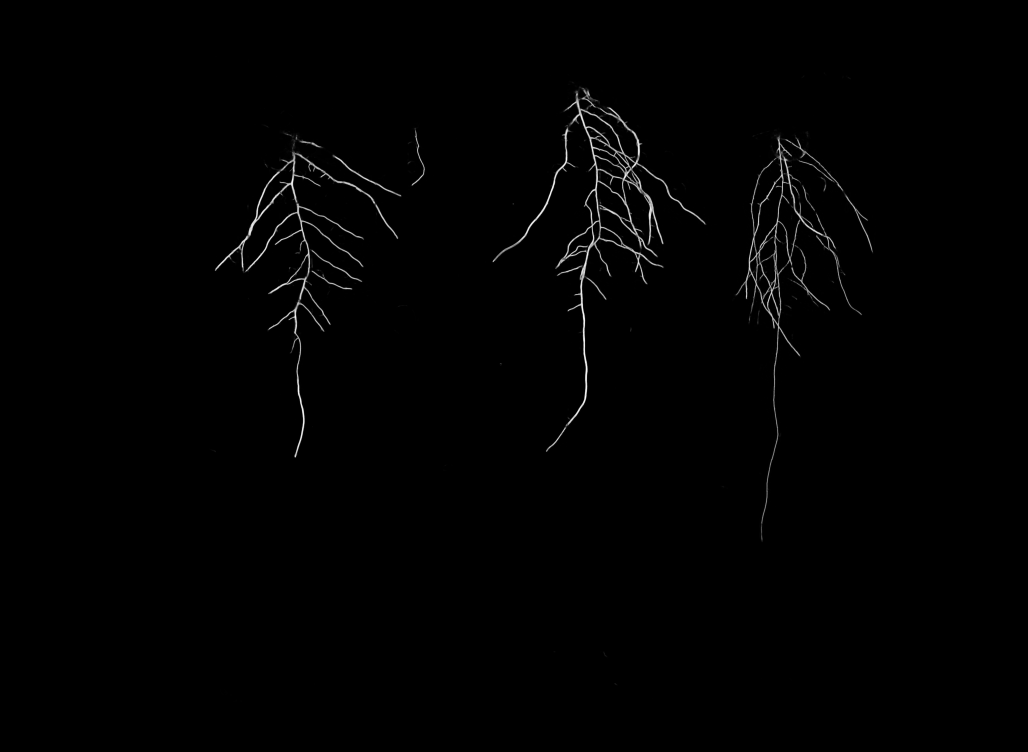
#> input picture Computer Vision Object Detection and Segmentation/Prediction Image.png, 4112 x 3006 px (shown at 1/4 size); its folder holds only this picture in this run
$ jupyter execute --allow-errors 'Root Length Calculator.ipynb'
#> lines starting #> are read from the running program, lines starting #| are printed output that depends on the picture; after the words box and inside, x2 and y2 are one past the last pixel; in counts of white or black regions, pixels touching at a corner belong together
#> further down, image is the input picture: shape (3006, 4112, 3); min 0, max 255, mean 1.8
[cell 1]
import numpy as np
import os
import glob
import random
import cv2
import matplotlib.pyplot as plt
import tensorflow as tf
import keras.backend as K

from sklearn.model_selection import train_test_split
from patchify import patchify, unpatchify
from skimage import morphology, img_as_bool, img_as_ubyte, color, io
from skimage.morphology import skeletonize
from skan import Skeleton, summarize, draw
from skan.csr import skeleton_to_csgraph
import networkx as nx

from tensorflow.keras.models import load_model
from tensorflow.keras.preprocessing.image import ImageDataGenerator, img_to_array
from tensorflow.keras.layers import Input, Conv2D, MaxPooling2D, UpSampling2D, concatenate, Conv2DTranspose, BatchNormalization, Dropout, Lambda

[cell 2]
def crop_petri_dish(image):

    if len(image.shape) > 2:
        gray_image = cv2.cvtColor(image, cv2.COLOR_BGR2GRAY)
    else:
        gray_image = image
    # apply Gaussian Blur to smooth the image
    blurred = cv2.GaussianBlur(gray_image, (9, 9), 0)
    # apply binary threshold
    _, thresh = cv2.threshold(blurred, 10, 255, cv2.THRESH_BINARY)
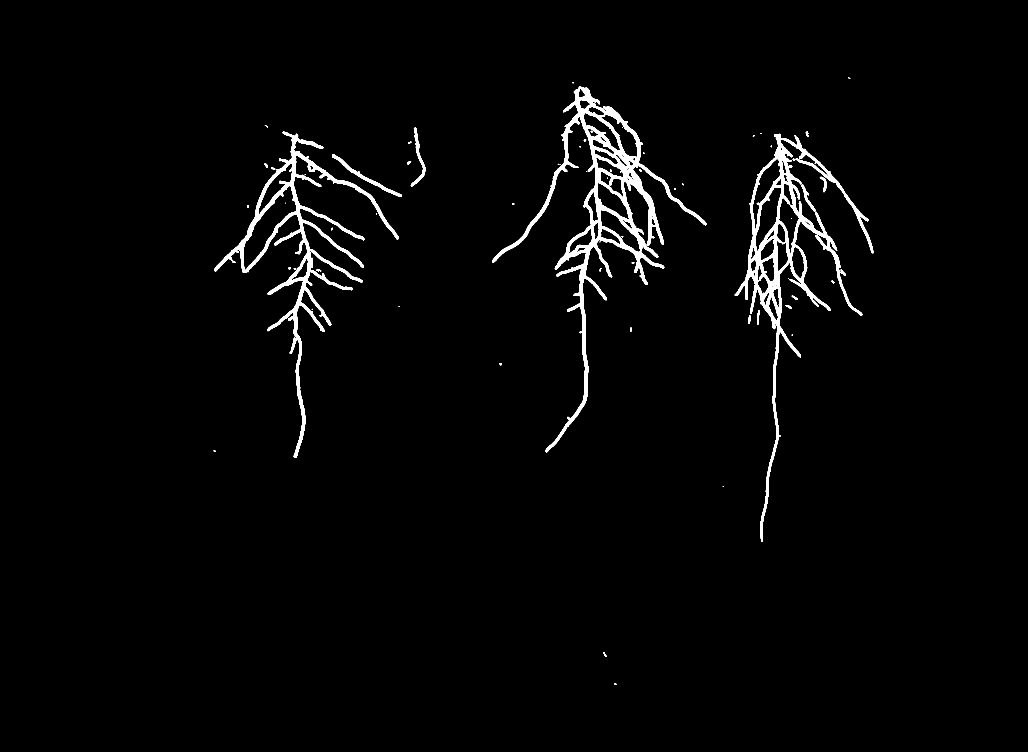
#> thresh: shape (3006, 4112) (shown at 1/4 size); 2% white; 67 white regions (22 under 20 px)

    # finding contours
    contours, _ = cv2.findContours(thresh, cv2.RETR_EXTERNAL, cv2.CHAIN_APPROX_SIMPLE)
#> contours = 58 contours, 22 with area under 20; largest, box (x1, y1, x2, y2) and area: (1968, 345, 2827, 1809) 152746, (2939, 535, 3493, 2168) 129647, (857, 525, 1595, 1832) 94769, (1328, 616, 1608, 788) 3611, (1643, 511, 1702, 745) 2407

    # filtering out very large contours which might be the image borders
    contours = [cnt for cnt in contours if cv2.contourArea(cnt) < image.shape[0] * image.shape[1] * 0.95]

    # findng the largest contour which will be the petri dish
    largest_contour = max(contours, key=cv2.contourArea)
#> largest_contour = contour of 3987 points, box (x1, y1, x2, y2) (1968, 345, 2827, 1809), area 152746
    x, y, w, h = cv2.boundingRect(largest_contour)
#> x = 1968; y = 345; w = 859; h = 1464

    # modify the bounding rectangle to crop more tightly, the margin can be changed
    margin = 90
    x += margin
#> x = 2058
    y += margin
#> y = 435
    w -= 2 * margin
#> w = 679
    h -= 2 * margin
#> h = 1284

    # ensuring the modified coordinates are within image bounds
    x = max(x, 0)
    y = max(y, 0)
    w = min(w, image.shape[1] - x)
    h = min(h, image.shape[0] - y)

    # cropping the image based on calculated coordinates
    cropped_image = image[y:y+h, x:x+w]
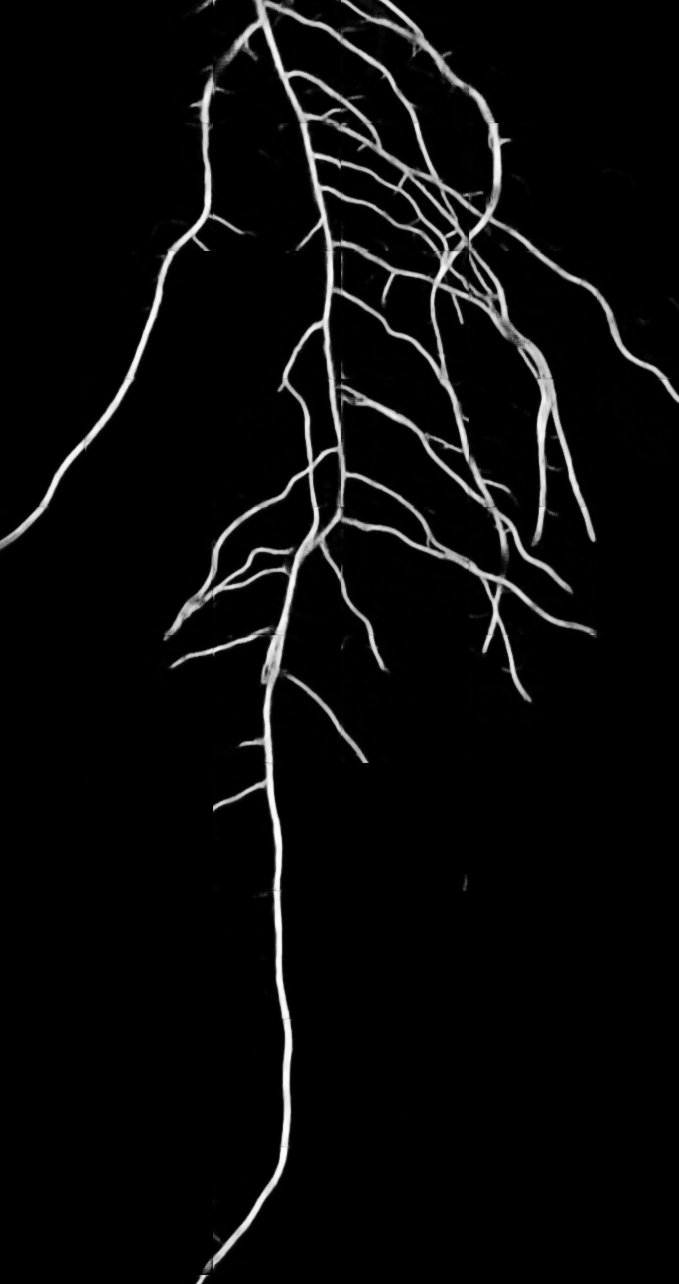
#> cropped_image: shape (1284, 679, 3); min 0, max 255, mean 10
#> `image, bbox = crop_petri_dish(image)`: bbox = (2058, 435, 679, 1284)

    return cropped_image, (x, y, w, h)

[cell 3]
def apply_crop(image, bbox):
    x, y, w, h = bbox
    return image[y:y+h, x:x+w]

[cell 4]
def padder(image, patch_size):
    """
    Adds padding to an image to make its dimensions divisible by a specified patch size.

    This function calculates the amount of padding needed for both the height and width of an image so that its dimensions become divisible by the given patch size. The padding is applied evenly to both sides of each dimension (top and bottom for height, left and right for width). If the padding amount is odd, one extra pixel is added to the bottom or right side. The padding color is set to black (0, 0, 0).

    Parameters:
    - image (numpy.ndarray): The input image as a NumPy array. Expected shape is (height, width, channels).
    - patch_size (int): The patch size to which the image dimensions should be divisible. It's applied to both height and width.

    Returns:
    - numpy.ndarray: The padded image as a NumPy array with the same number of channels as the input. Its dimensions are adjusted to be divisible by the specified patch size.

    Example:
    - padded_image = padder(cv2.imread('example.jpg'), 128)

    """
#> called with patch_size = 128
    h = image.shape[0]
#> h = 1284
    w = image.shape[1]
#> w = 679
    height_padding = ((h // patch_size) + 1) * patch_size - h
#> height_padding = 124
    width_padding = ((w // patch_size) + 1) * patch_size - w
#> width_padding = 89

    top_padding = int(height_padding/2)
#> top_padding = 62
    bottom_padding = height_padding - top_padding
#> bottom_padding = 62

    left_padding = int(width_padding/2)
#> left_padding = 44
    right_padding = width_padding - left_padding
#> right_padding = 45

    image = cv2.copyMakeBorder(image, top_padding, bottom_padding, left_padding, right_padding, cv2.BORDER_CONSTANT, value=[0, 0, 0])
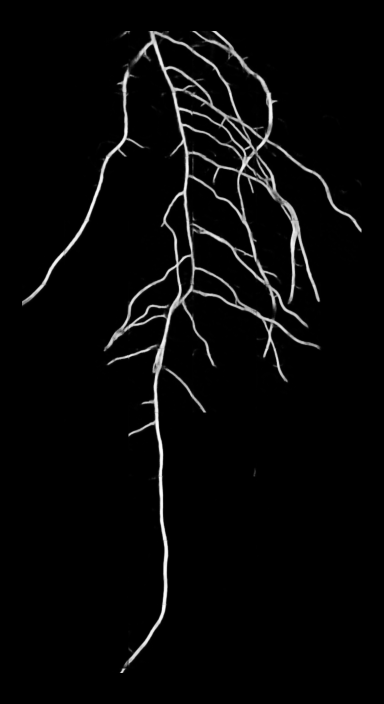
#> image: shape (1408, 768, 3) (shown at 1/2 size); min 0, max 255, mean 8.1

    return image

[cell 5]
# [16 lines left out: function f1, not called in this run]

### The first part of the code is to create the mask predictions. It takes the input, which are the raw images, then resizes them, crops them, pads them, loads the model and predicts the mask, unpatchifies and saves all of the predictions.

[cell 6]
image_dir = ""
output_dir = ""

scaling_factor = 1.0
patch_size = 128

image_paths = sorted(glob.glob(os.path.join(image_dir, "*.png")))

#> (the rest of this cell did not finish here and is left out)
